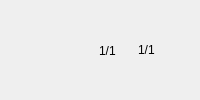
      <widget class="QWidget" name="m_ImgContainer" native="true">
       <layout class="QHBoxLayout" name="horizontalLayout_8">
        <property name="spacing">
         <number>4</number>
        </property>
        <property name="leftMargin">
         <number>0</number>
        </property>
        <property name="topMargin">
         <number>0</number>
        </property>
        <property name="rightMargin">
         <number>0</number>
        </property>
        <property name="bottomMargin">
         <number>0</number>
        </property>
        <item>
         <widget class="CSkinProgressWidget" name="m_VCodecInfo" native="true">
          <property name="cursor">
           <cursorShape>PointingHandCursor</cursorShape>
          </property>
          <property name="borderInfo" stdset="0">
           <string notr="true">borderwidth=&quot;0&quot; roundcorner=&quot;0&quot; bordercolor=&quot;0xD0CCFFCC&quot; </string>
          </property>
          <property name="borderInfoUnderMouse" stdset="0">
           <string notr="true">borderwidth=&quot;-1&quot; roundcorner=&quot;2&quot; bordercolor=&quot;0xFFA00000&quot; </string>
          </property>
          <property name="hideLimitW" stdset="0">
           <number>9</number>
          </property>
          <layout class="QHBoxLayout" name="horizontalLayout_14">
           <property name="spacing">
            <number>0</number>
           </property>
           <property name="leftMargin">
            <number>0</number>
           </property>
           <property name="topMargin">
            <number>0</number>
           </property>
           <property name="rightMargin">
            <number>0</number>
           </property>
           <property name="bottomMargin">
            <number>0</number>
           </property>
           <item>
            <widget class="COsdImage" name="m_VCodecInfoImg" native="true">
             <property name="imageParamsList" stdset="0">
              <stringlist notr="true">
               <string>id=&quot;avc1&quot; src=&quot;img/osd/infopanel/codecs/video/avc1.png&quot;</string>
               <string>id=&quot;div4&quot; src=&quot;img/osd/infopanel/codecs/video/div4.png&quot;</string>
               <string>id=&quot;divx&quot; src=&quot;img/osd/infopanel/codecs/video/divx.png&quot;</string>
               <string>id=&quot;dx50&quot; src=&quot;img/osd/infopanel/codecs/video/dx50.png&quot;</string>
               <string>id=&quot;h264&quot; src=&quot;img/osd/infopanel/codecs/video/h264.png&quot;</string>
               <string>id=&quot;mpgv&quot; src=&quot;img/osd/infopanel/codecs/video/mpgv.png&quot;</string>
               <string>id=&quot;wmv2&quot; src=&quot;img/osd/infopanel/codecs/video/wmv2.png&quot;</string>
               <string>id=&quot;wmv3&quot; src=&quot;img/osd/infopanel/codecs/video/wmv3.png&quot;</string>
               <string>id=&quot;wvc1&quot; src=&quot;img/osd/infopanel/codecs/video/wvc1.png&quot;</string>
               <string>id=&quot;xvid&quot; src=&quot;img/osd/infopanel/codecs/video/xvid.png&quot;</string>
               <string>id=&quot;mp42&quot; src=&quot;img/osd/infopanel/codecs/video/mp42.png&quot;</string>
               <string>id=&quot;div3&quot; src=&quot;img/osd/infopanel/codecs/video/div3.png&quot;</string>
               <string>id=&quot;mp43&quot; src=&quot;img/osd/infopanel/codecs/video/mp43.png&quot;</string>
               <string>id=&quot;vp90&quot; src=&quot;img/osd/infopanel/codecs/video/vp9.png&quot;</string>
               <string>id=&quot;unknown&quot; src=&quot;img/osd/infopanel/codecs/video/unknown.png&quot;</string>
              </stringlist>
             </property>
            </widget>
           </item>
          </layout>
         </widget>
        </item>
        <item>
         <spacer name="horizontalSpacer_1">
          <property name="orientation">
           <enum>Qt::Horizontal</enum>
          </property>
          <property name="sizeType">
           <enum>QSizePolicy::Fixed</enum>
          </property>
          <property name="sizeHint" stdset="0">
           <size>
            <width>10</width>
            <height>0</height>
           </size>
          </property>
         </spacer>
        </item>
        <item>
         <widget class="CSkinProgressWidget" name="m_TimeshiftInfo" native="true">
          <property name="sizePolicy">
           <sizepolicy hsizetype="Minimum" vsizetype="Preferred">
            <horstretch>0</horstretch>
            <verstretch>0</verstretch>
           </sizepolicy>
          </property>
          <property name="borderInfo" stdset="0">
           <string notr="true">borderwidth=&quot;1&quot; roundcorner=&quot;2&quot; bordercolor=&quot;0xD0CCFFCC&quot; </string>
          </property>
          <property name="borderInfoUnderMouse" stdset="0">
           <string notr="true">borderwidth=&quot;2&quot; roundcorner=&quot;2&quot; bordercolor=&quot;0xFFA00000&quot; </string>
          </property>
          <layout class="QHBoxLayout" name="horizontalLayout_7">
           <property name="spacing">
            <number>0</number>
           </property>
           <property name="leftMargin">
            <number>4</number>
           </property>
           <property name="topMargin">
            <number>4</number>
           </property>
           <property name="rightMargin">
            <number>4</number>
           </property>
           <property name="bottomMargin">
            <number>4</number>
           </property>
           <item>
            <widget class="COsdImage" name="m_TimeshiftImg" native="true">
             <property name="imageParamsList" stdset="0">
              <stringlist notr="true">
               <string>id=&quot;normal&quot; src=&quot;img/osd/infopanel/timeshift.png&quot;</string>
               <string>id=&quot;active&quot; src=&quot;img/osd/infopanel/timeshiftactive.png&quot;</string>
              </stringlist>
             </property>
            </widget>
           </item>
          </layout>
         </widget>
        </item>
        <item>
         <widget class="CSkinProgressWidget" name="m_SubInfo" native="true">
          <property name="sizePolicy">
           <sizepolicy hsizetype="Minimum" vsizetype="Preferred">
            <horstretch>0</horstretch>
            <verstretch>0</verstretch>
           </sizepolicy>
          </property>
          <property name="borderInfo" stdset="0">
           <string notr="true">borderwidth=&quot;1&quot; roundcorner=&quot;2&quot; bordercolor=&quot;0xD0CCFFCC&quot; </string>
          </property>
          <property name="borderInfoUnderMouse" stdset="0">
           <string notr="true">borderwidth=&quot;2&quot; roundcorner=&quot;2&quot; bordercolor=&quot;0xFFA00000&quot; </string>
          </property>
          <layout class="QHBoxLayout" name="horizontalLayout_9">
           <property name="spacing">
            <number>2</number>
           </property>
           <property name="leftMargin">
            <number>6</number>
           </property>
           <property name="topMargin">
            <number>3</number>
           </property>
           <property name="rightMargin">
            <number>6</number>
           </property>
           <property name="bottomMargin">
            <number>2</number>
           </property>
           <item>
            <widget class="COsdImage" name="m_SubInfoImg" native="true">
             <property name="imageParams" stdset="0">
              <string notr="true">src=&quot;img/osd/infopanel/sub.png&quot;</string>
             </property>
            </widget>
           </item>
           <item>
            <widget class="CSkinOneLineText" name="m_SubInfoText">
             <property name="sizePolicy">
              <sizepolicy hsizetype="Preferred" vsizetype="Preferred">
               <horstretch>0</horstretch>
               <verstretch>0</verstretch>
              </sizepolicy>
             </property>
             <property name="text">
              <string notr="true">1/1</string>
             </property>
            </widget>
           </item>
          </layout>
         </widget>
        </item>
        <item>
         <widget class="CSkinProgressWidget" name="m_AudioInfo" native="true">
          <property name="sizePolicy">
           <sizepolicy hsizetype="Minimum" vsizetype="Preferred">
            <horstretch>0</horstretch>
            <verstretch>0</verstretch>
           </sizepolicy>
          </property>
          <property name="borderInfo" stdset="0">
           <string notr="true">borderwidth=&quot;1&quot; roundcorner=&quot;2&quot; bordercolor=&quot;0xD0CCFFCC&quot; </string>
          </property>
          <property name="borderInfoUnderMouse" stdset="0">
           <string notr="true">borderwidth=&quot;2&quot; roundcorner=&quot;2&quot; bordercolor=&quot;0xFFA00000&quot; </string>
          </property>
          <layout class="QHBoxLayout" name="horizontalLayout">
           <property name="spacing">
            <number>2</number>
           </property>
           <property name="leftMargin">
            <number>6</number>
           </property>
           <property name="topMargin">
            <number>2</number>
           </property>
           <property name="rightMargin">
            <number>6</number>
           </property>
           <property name="bottomMargin">
            <number>2</number>
           </property>
           <item>
            <widget class="COsdImage" name="m_AudioInfoImg" native="true">
             <property name="sizePolicy">
              <sizepolicy hsizetype="Preferred" vsizetype="Preferred">
               <horstretch>0</horstretch>
               <verstretch>0</verstretch>
              </sizepolicy>
             </property>
             <property name="imageParams" stdset="0">
              <string notr="true">src=&quot;img/osd/infopanel/speaker.png&quot;</string>
             </property>
            </widget>
           </item>
           <item>
            <widget class="CSkinOneLineText" name="m_AudioInfoText">
             <property name="sizePolicy">
              <sizepolicy hsizetype="Preferred" vsizetype="Preferred">
               <horstretch>0</horstretch>
               <verstretch>0</verstretch>
              </sizepolicy>
             </property>
             <property name="text">
              <string notr="true">1/1</string>
             </property>
            </widget>
           </item>
          </layout>
         </widget>
        </item>
        <item>
         <widget class="CSkinProgressWidget" name="m_HdInfo" native="true">
          <property name="sizePolicy">
           <sizepolicy hsizetype="Minimum" vsizetype="Preferred">
            <horstretch>0</horstretch>
            <verstretch>0</verstretch>
           </sizepolicy>
          </property>
          <property name="borderInfo" stdset="0">
           <string notr="true">borderwidth=&quot;1&quot; roundcorner=&quot;2&quot; bordercolor=&quot;0xD0CCFFCC&quot; </string>
          </property>
          <property name="borderInfoUnderMouse" stdset="0">
           <string notr="true">borderwidth=&quot;2&quot; roundcorner=&quot;2&quot; bordercolor=&quot;0xFFA00000&quot; </string>
          </property>
          <property name="hideLimitW" stdset="0">
           <number>8</number>
          </property>
          <layout class="QHBoxLayout" name="horizontalLayout_6">
           <property name="spacing">
            <number>0</number>
           </property>
           <property name="leftMargin">
            <number>4</number>
           </property>
           <property name="topMargin">
            <number>2</number>
           </property>
           <property name="rightMargin">
            <number>4</number>
           </property>
           <property name="bottomMargin">
            <number>2</number>
           </property>
           <item>
            <widget class="COsdImage" name="m_HdInfoImg" native="true">
             <property name="imageParamsList" stdset="0">
              <stringlist notr="true">
               <string>id=&quot;sd&quot; src=&quot;img/osd/infopanel/videosd.png&quot;</string>
               <string>id=&quot;hd&quot; src=&quot;img/osd/infopanel/videohd.png&quot;</string>
               <string>id=&quot;uhd&quot; src=&quot;img/osd/infopanel/videouhd.png&quot;</string>
               <string>id=&quot;res480&quot; src=&quot;img/osd/infopanel/res480.png&quot;</string>
               <string>id=&quot;res540&quot; src=&quot;img/osd/infopanel/res540.png&quot;</string>
               <string>id=&quot;res576&quot; src=&quot;img/osd/infopanel/res576.png&quot;</string>
               <string>id=&quot;res720&quot; src=&quot;img/osd/infopanel/res720.png&quot;</string>
               <string>id=&quot;res1080&quot; src=&quot;img/osd/infopanel/res1080.png&quot;</string>
               <string>id=&quot;res1440&quot; src=&quot;img/osd/infopanel/res1440.png&quot;</string>
               <string>id=&quot;res2160&quot; src=&quot;img/osd/infopanel/res2160.png&quot;</string>
              </stringlist>
             </property>
            </widget>
           </item>
          </layout>
         </widget>
        </item>
       </layout>
      </widget>
